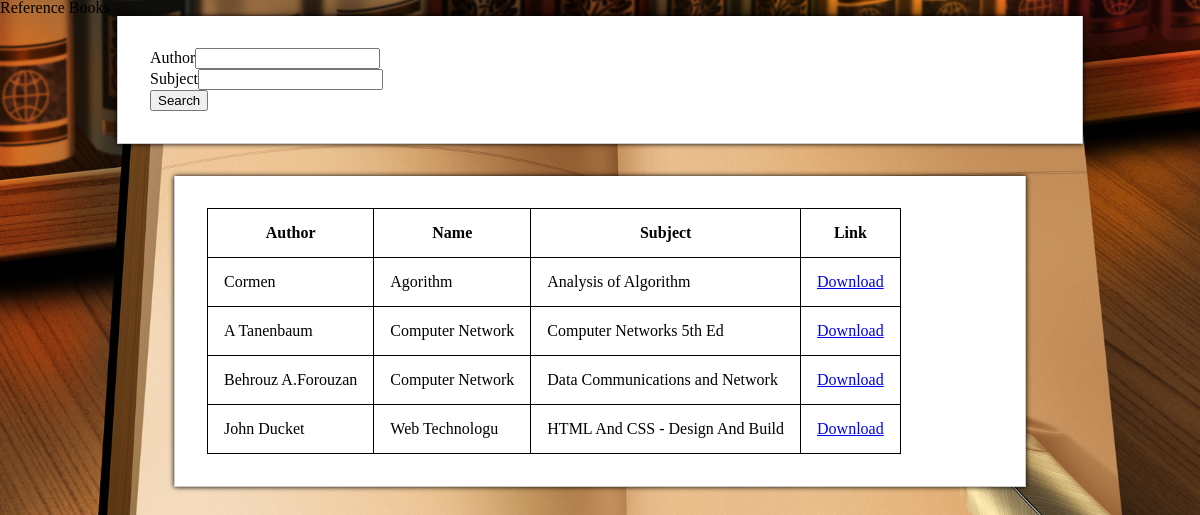
Screenshot of /ref.php (signed in) with the database file from the repository.
### tables this page shows
CREATE TABLE IF NOT EXISTS `reference` (
  `subject` varchar(32) NOT NULL,
  `author` varchar(32) NOT NULL,
  `name` varchar(32) NOT NULL,
  `link` varchar(256) NOT NULL,
  `time` timestamp NOT NULL DEFAULT CURRENT_TIMESTAMP
);

### ref.php (the view, shortened to what this page needs)
<html>
	<head><title>Reference Books</title>
	<link rel=stylesheet href=style.css>
	</head>
	<body>
<?php
	include 'redirect.php';
	$auth="%";
	$subj="%";
	echo <<< _GO
	<H1>Reference Books</H1>
	<form method=POST action=ref.php class="container">
		Author<input type="text" name="auth"><br>
		Subject<input type="text" name="subj"><br>
		<input type="submit" value=Search>
	</form>
_GO;
	$sql="select * from `reference` where `author` like '$auth' AND `subject` like '$subj'";
	$result=$connection->query($sql);
	echo <<< _GO
			<div class="auth_table">
			<table border="1" class="container">
			<tr>
					<th>Author</th>
					<th>Name</th>
					<th>Subject</th>
					<th>Link</th>
			</tr>
_GO;
	$r=$result->fetch_row();
	for($i=0;$i<$result->num_rows;$i++)
	{
		echo <<< _GO
			<tr>
				<td>$r[1]</td>
				<td>$r[0]</td>
				<td>$r[2]</td>
				<td><a href='$r[3]'>Download</a></td>
			</tr>
_GO;
		$r=$result->fetch_row();
	}
	echo "</table></div></body></html>";
?>

### style.css (style rules this page uses)
html, body, div, span, applet, object, iframe, h1, h2, h3, h4, h5, h6, p, blockquote, pre, a, abbr, acronym, address, big, cite, code, del, dfn, em, img, ins, kbd, q, s, samp, small, strike, strong, sub, sup, tt, var, b, u, i, center, dl, dt, dd, ol, ul, li, fieldset, form, label, legend, table, caption, tbody, tfoot, thead, tr, th, td, article, aside, canvas, details, embed, figure, figcaption, footer, header, hgroup, menu, nav, output, ruby, section, summary, time, mark, audio, video { margin: 0; padding: 0; border: 0; font-size: 100%; font: inherit; vertical-align: baseline; }
body { line-height: 1; background-color: #eee; }
table { border-collapse: collapse; border-spacing: 0; display: inline-block; }
table, th, td { border: 1px solid black; }
table tr th { padding: 1em; vertical-align: middle; font-weight: bold; }
table tr td { padding: 1em; vertical-align: middle; }
.container { margin:0 auto; top: 20px; width: 75%; padding: 2em; border: 1px solid #ccc; border-top: 0; box-shadow: 0 0 5px #000; background-color: #fff; }
.auth_search, .auth_table { padding: 2em; }
.auth_search, .input_search, .auth_table { text-align: center; }

### ref.php (style rules this page uses)
body { background-image: url('img/ref1.jpg'); -webkit-background-size: cover; -moz-background-size: cover; -o-background-size: cover; background-size: cover; }

### rows the page displays
reference: author "Cormen", subject "Agorithm", name "Analysis of Algorithm"
reference: author "A Tanenbaum", subject "Computer Network", name "Computer Networks 5th Ed"
reference: author "Behrouz A.Forouzan", subject "Computer Network", name "Data Communications and Network"
reference: author "John Ducket", subject "Web Technologu", name "HTML And CSS - Design And Build"
